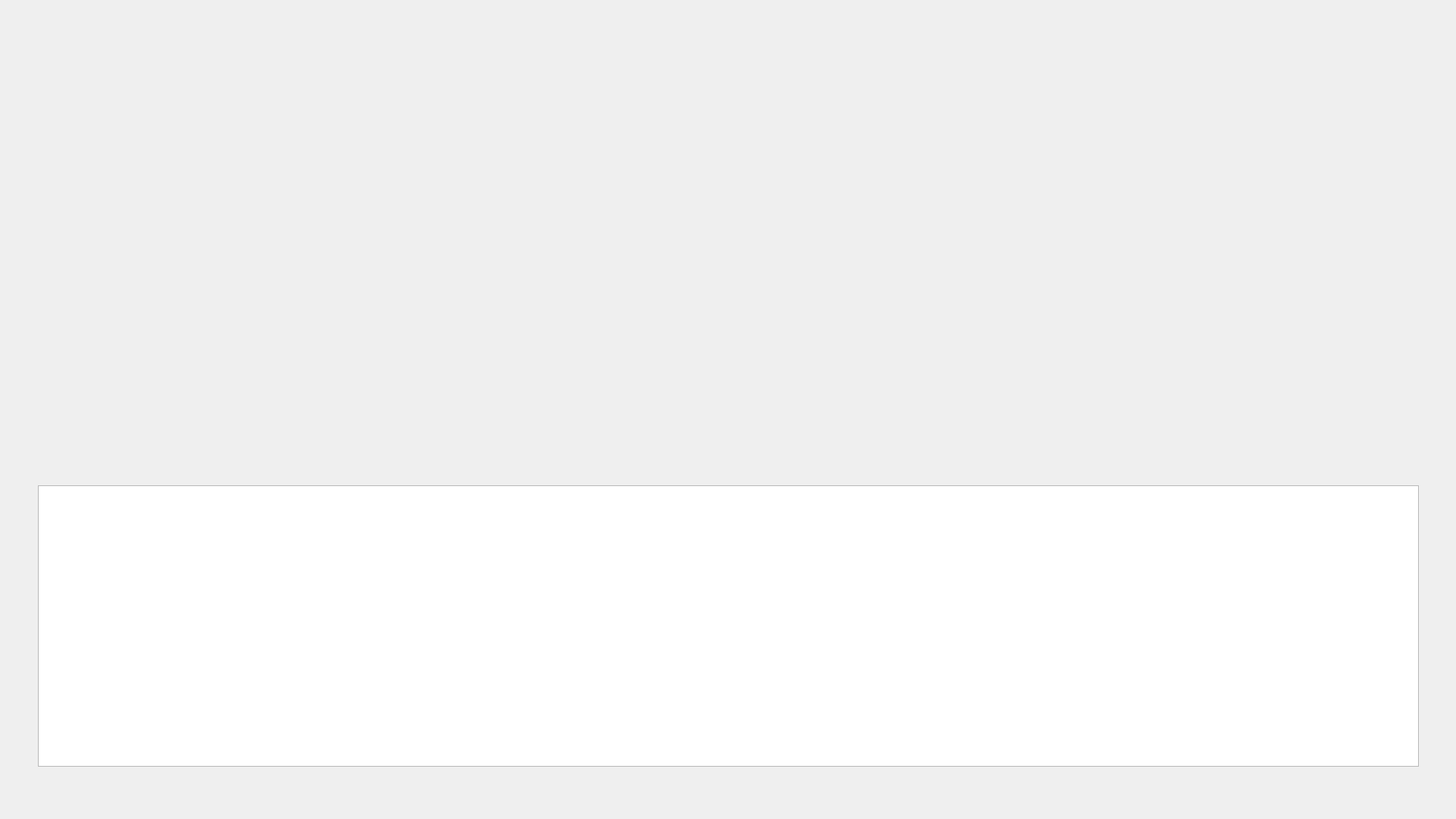
<?xml version="1.0" encoding="UTF-8"?>
<ui version="4.0">
 <class>fidel</class>
 <widget class="QDialog" name="fidel">
  <property name="geometry">
   <rect>
    <x>0</x>
    <y>0</y>
    <width>1920</width>
    <height>1080</height>
   </rect>
  </property>
  <property name="windowTitle">
   <string>Dialog</string>
  </property>
  <widget class="QLabel" name="label">
   <property name="geometry">
    <rect>
     <x>0</x>
     <y>0</y>
     <width>1920</width>
     <height>1080</height>
    </rect>
   </property>
   <property name="text">
    <string/>
   </property>
   <property name="pixmap">
    <pixmap resource="resources/ressources.qrc">:/fidel.png</pixmap>
   </property>
  </widget>
  <widget class="QTableView" name="tableView">
   <property name="geometry">
    <rect>
     <x>50</x>
     <y>640</y>
     <width>1821</width>
     <height>371</height>
    </rect>
   </property>
  </widget>
 </widget>
 <resources>
  <include location="resources/ressources.qrc"/>
  <include location="resources/ressources.qrc"/>
  <include location="resources/ressources.qrc"/>
  <include location="resources/ressources.qrc"/>
 </resources>
 <connections/>
</ui>
